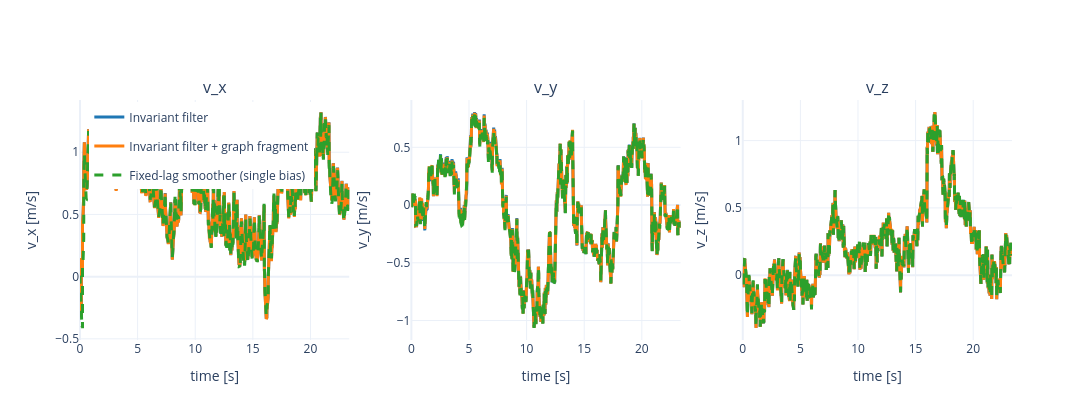

The notebook cell saved with this chart:
### Markdown cell above
## Velocity Components

Base velocity is often easier to interpret than bias for a first pass through the example. The three panels below show the estimated forward, lateral, and vertical velocity components. The same color convention is used in every panel: red for `v_x`, green for `v_y`, and blue for `v_z`.

### Code cell
fig = make_subplots(rows=1, cols=3, subplot_titles=("v_x", "v_y", "v_z"))
velocity_components = (
    ("vx", "v_x [m/s]"),
    ("vy", "v_y [m/s]"),
    ("vz", "v_z [m/s]"),
)
for col, (field, axis_label) in enumerate(velocity_components, start=1):
    for variant, result in DISPLAY_RESULTS.items():
        trajectory = result["trajectory"]
        times = np.array([row["timestamp_s"] for row in trajectory])
        values = np.array([row[field] for row in trajectory])
        fig.add_trace(
            go.Scatter(
                x=times,
                y=values,
                mode="lines",
                name=LABELS[variant],
                line=dict(color=COLORS[variant], width=3, dash=LINE_STYLES[variant]),
                legendgroup=variant,
                showlegend=(col == 1),
            ),
            row=1,
            col=col,
        )
    fig.update_xaxes(title_text="time [s]", row=1, col=col)
    fig.update_yaxes(title_text=axis_label, row=1, col=col)
fig.update_layout(height=420, width=1200, template="plotly_white", legend=dict(x=0.01, y=0.99))
fig.show()

### Figure 1 — Plotly figure (JSON) as saved in the notebook; plotly's stock layout.template omitted (floating-point values rounded to 4 significant figures; data arrays with more than 128 entries replaced by an {"elided": "..."} marker saying what was removed)
{"data": [{"legendgroup": "invariant_ekf", "line": {"color": "#1f77b4", "dash": "solid", "width": 3}, "mode": "lines", "name": "Invariant filter", "showlegend": true, "type": "scatter", "x": {"elided": "2598 float values"}, "xaxis": "x", "y": {"elided": "2598 float values"}, "yaxis": "y"}, {"legendgroup": "invariant_graph", "line": {"color": "#ff7f0e", "dash": "solid", "width": 3}, "mode": "lines", "name": "Invariant filter + graph fragment", "showlegend": true, "type": "scatter", "x": {"elided": "2598 float values"}, "xaxis": "x", "y": {"elided": "2598 float values"}, "yaxis": "y"}, {"legendgroup": "fixed_lag_single_bias", "line": {"color": "#2ca02c", "dash": "dash", "width": 3}, "mode": "lines", "name": "Fixed-lag smoother (single bias)", "showlegend": true, "type": "scatter", "x": {"elided": "2598 float values"}, "xaxis": "x", "y": {"elided": "2598 float values"}, "yaxis": "y"}, {"legendgroup": "invariant_ekf", "line": {"color": "#1f77b4", "dash": "solid", "width": 3}, "mode": "lines", "name": "Invariant filter", "showlegend": false, "type": "scatter", "x": {"elided": "2598 float values"}, "xaxis": "x2", "y": {"elided": "2598 float values"}, "yaxis": "y2"}, {"legendgroup": "invariant_graph", "line": {"color": "#ff7f0e", "dash": "solid", "width": 3}, "mode": "lines", "name": "Invariant filter + graph fragment", "showlegend": false, "type": "scatter", "x": {"elided": "2598 float values"}, "xaxis": "x2", "y": {"elided": "2598 float values"}, "yaxis": "y2"}, {"legendgroup": "fixed_lag_single_bias", "line": {"color": "#2ca02c", "dash": "dash", "width": 3}, "mode": "lines", "name": "Fixed-lag smoother (single bias)", "showlegend": false, "type": "scatter", "x": {"elided": "2598 float values"}, "xaxis": "x2", "y": {"elided": "2598 float values"}, "yaxis": "y2"}, {"legendgroup": "invariant_ekf", "line": {"color": "#1f77b4", "dash": "solid", "width": 3}, "mode": "lines", "name": "Invariant filter", "showlegend": false, "type": "scatter", "x": {"elided": "2598 float values"}, "xaxis": "x3", "y": {"elided": "2598 float values"}, "yaxis": "y3"}, {"legendgroup": "invariant_graph", "line": {"color": "#ff7f0e", "dash": "solid", "width": 3}, "mode": "lines", "name": "Invariant filter + graph fragment", "showlegend": false, "type": "scatter", "x": {"elided": "2598 float values"}, "xaxis": "x3", "y": {"elided": "2598 float values"}, "yaxis": "y3"}, {"legendgroup": "fixed_lag_single_bias", "line": {"color": "#2ca02c", "dash": "dash", "width": 3}, "mode": "lines", "name": "Fixed-lag smoother (single bias)", "showlegend": false, "type": "scatter", "x": {"elided": "2598 float values"}, "xaxis": "x3", "y": {"elided": "2598 float values"}, "yaxis": "y3"}], "layout": {"annotations": [{"font": {"size": 16}, "showarrow": false, "text": "v_x", "x": 0.1444, "xanchor": "center", "xref": "paper", "y": 1, "yanchor": "bottom", "yref": "paper"}, {"font": {"size": 16}, "showarrow": false, "text": "v_y", "x": 0.5, "xanchor": "center", "xref": "paper", "y": 1, "yanchor": "bottom", "yref": "paper"}, {"font": {"size": 16}, "showarrow": false, "text": "v_z", "x": 0.8556, "xanchor": "center", "xref": "paper", "y": 1, "yanchor": "bottom", "yref": "paper"}], "height": 420, "legend": {"x": 0.01, "y": 0.99}, "width": 1200, "xaxis": {"anchor": "y", "domain": [0, 0.2889], "title": {"text": "time [s]"}}, "xaxis2": {"anchor": "y2", "domain": [0.3556, 0.6444], "title": {"text": "time [s]"}}, "xaxis3": {"anchor": "y3", "domain": [0.7111, 1], "title": {"text": "time [s]"}}, "yaxis": {"anchor": "x", "domain": [0, 1], "title": {"text": "v_x [m/s]"}}, "yaxis2": {"anchor": "x2", "domain": [0, 1], "title": {"text": "v_y [m/s]"}}, "yaxis3": {"anchor": "x3", "domain": [0, 1], "title": {"text": "v_z [m/s]"}}}}
